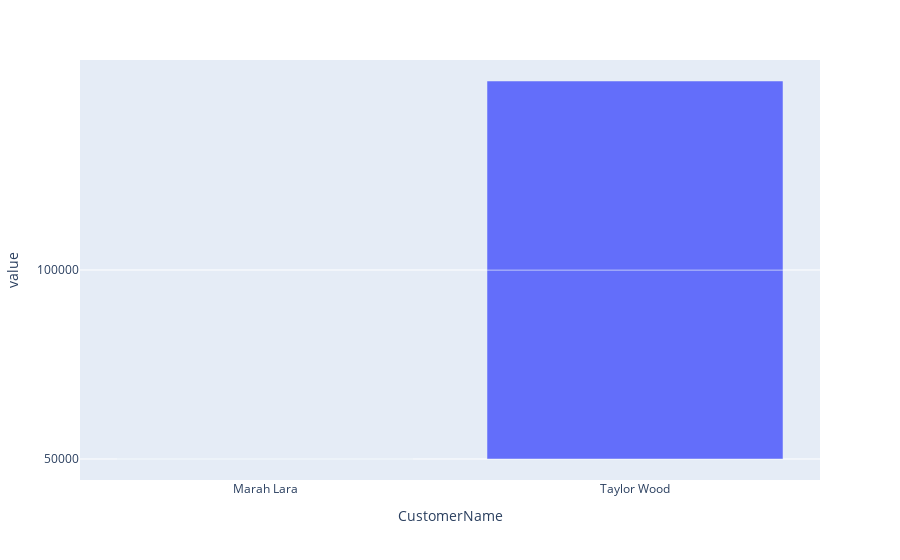

This figure's notebook cell:
### Markdown cell above
# STEP 4: Plotting

We will be using plotly for plotting the graphs. We first import it and then draw the figure using px.bar(). fig.show() is used to render the plot. plotly.io is used for creating an html file which can be displayed on our github account.

### Code cell
import plotly.express as px
import plotly.io as pio

fig = px.bar(Final, x='CustomerName', y='value',orientation = 'v')
fig.show()


pio.write_html(fig, file='index.html', auto_open=True)

### Figure 1 — Plotly figure (JSON) as saved in the notebook; plotly's stock layout.template omitted (floating-point values rounded to 4 significant figures)
{"data": [{"alignmentgroup": "True", "hovertemplate": "CustomerName=%{x}<br>value=%{y}<extra></extra>", "legendgroup": "", "marker": {"color": "#636efa", "pattern": {"shape": ""}}, "name": "", "offsetgroup": "", "orientation": "v", "showlegend": false, "textposition": "auto", "type": "bar", "x": ["Marah Lara", "Taylor Wood", "Taylor Wood"], "xaxis": "x", "y": ["50000", "100000", "100000"], "yaxis": "y"}], "layout": {"barmode": "relative", "legend": {"tracegroupgap": 0}, "margin": {"t": 60}, "xaxis": {"anchor": "y", "domain": [0, 1], "title": {"text": "CustomerName"}}, "yaxis": {"anchor": "x", "domain": [0, 1], "title": {"text": "value"}}}}
